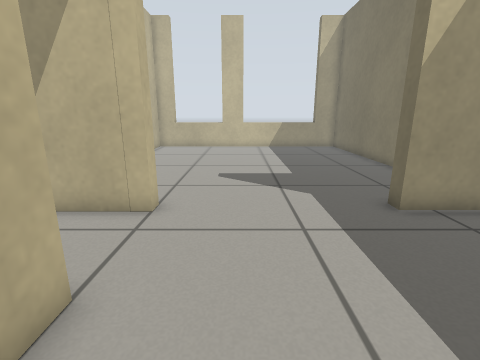
[1] (above)

18 first-person views from a walk through a robot-simulator world made for Gazebo. The camera is 0.66 m above the floor, tilts 14° down and sees 85° across. The floor is counted in squares, 0.25 m on a side. Each view is taken from the middle of a square. On the plan, view 1 faces up. The plan holds only what a view shows up to about 18 squares ahead; the rest is blank.

[2]
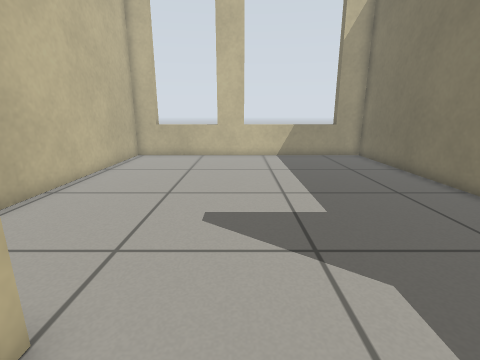

[3]
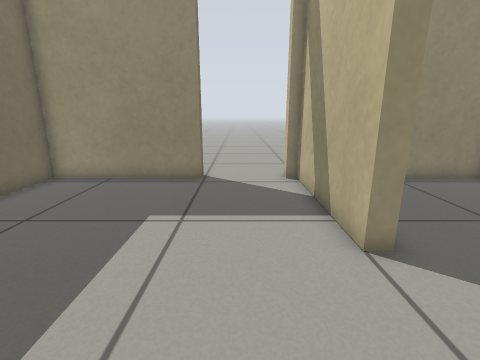

[4]
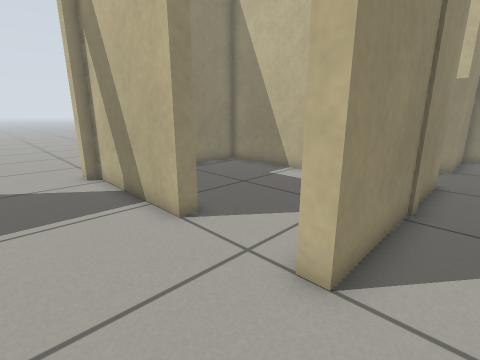

[5]
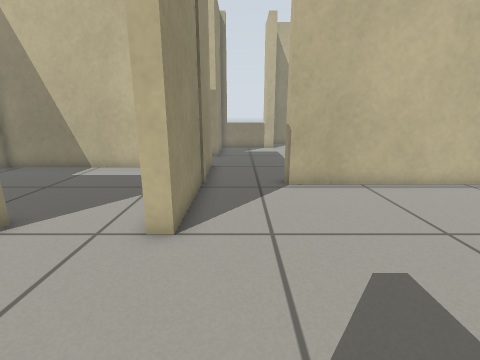

[6]
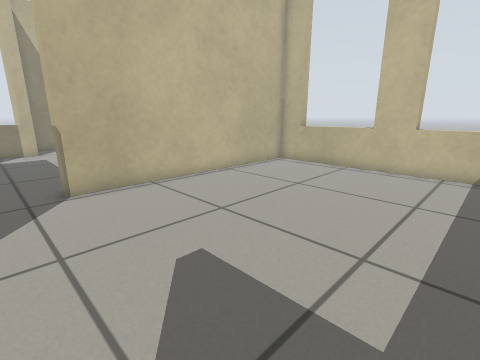

[7]
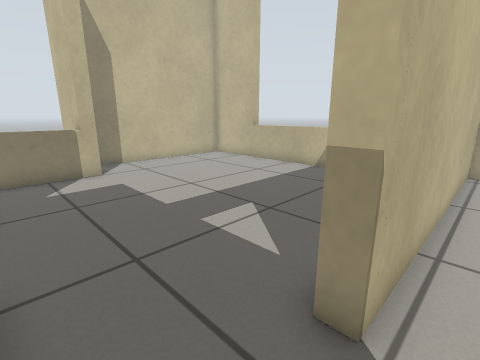

[8]
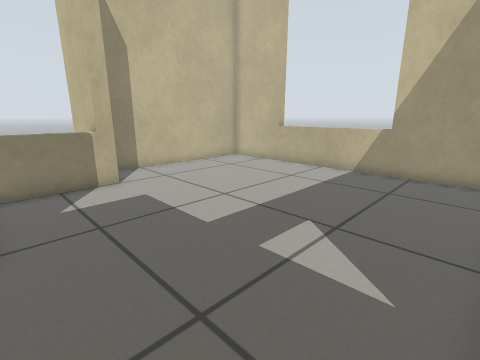

[9]
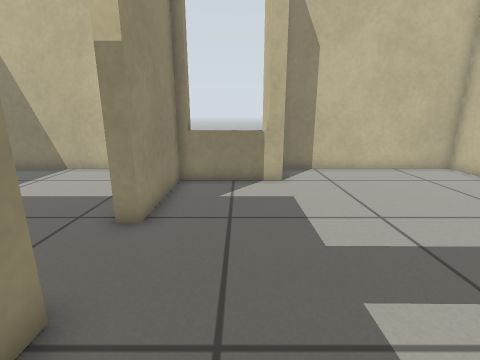

[10]
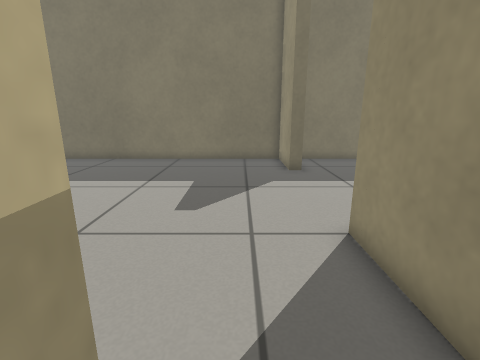

[11]
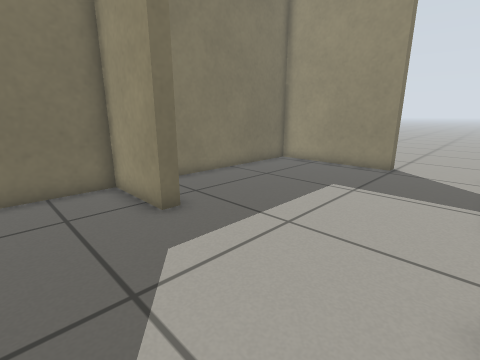

[12]
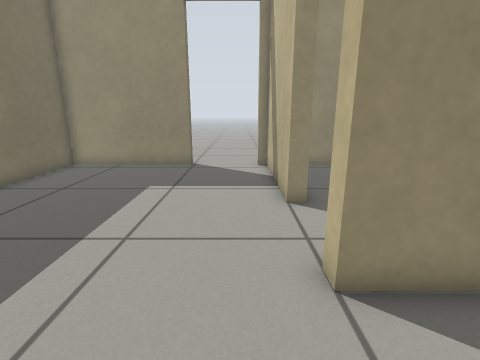

[13]
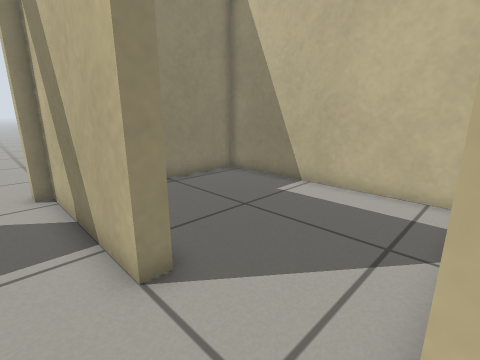

[14]
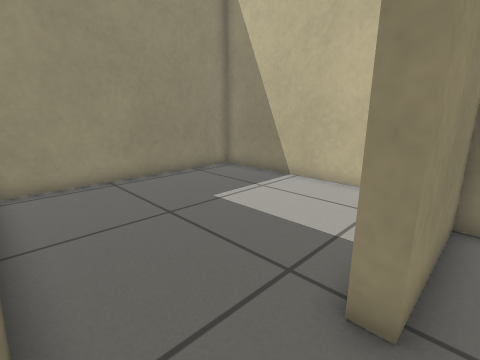

[15]
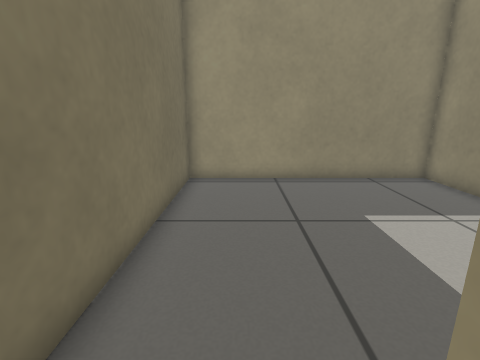

[16]
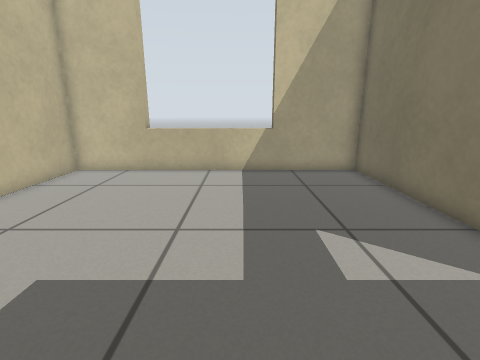

[17]
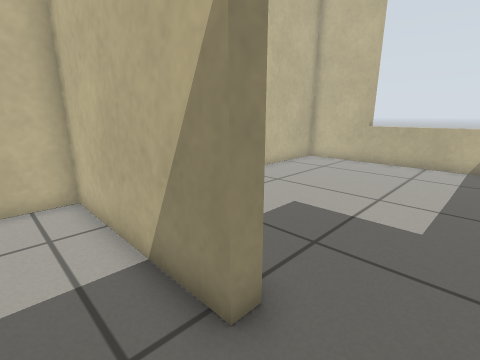

[18]
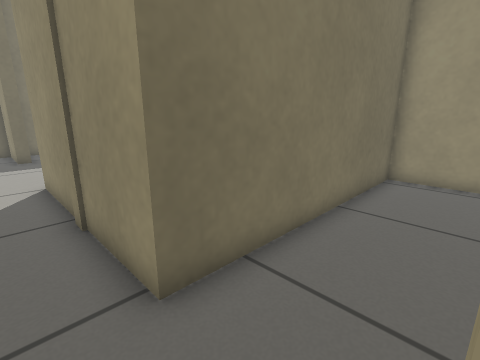

### Floor plan
Ten units are one square. View 1 is at (0, 0); x grows to the right and y downward. Boxes are objects, and circles mark ways between rooms. Rooms are numbered by the first view taken in them; rooms with no view inside come last. Other rooms are left out.
<svg viewBox="-214 -235 298 270">
<path fill="none" stroke="#000" d="M67 -69 45 -69 45 -75 79 -75 79 -224 -68 -224 -68 -108M-25 -33 -25 29 -20 29M-69 -75 -25 -75 -25 -69M3 -230 3 -224M63 -224 63 -230M-54 -230 -54 -224M16 29 79 29 79 -67M-185 -119 -185 -75 -141 -75 -141 -69M-74 -136 -74 -206 -209 -206 -209 -121M-109 -65 -109 -75 -69 -75M-141 -69 -209 -69 -209 29 -109 29 -109 -65M-103 -64 -103 29 -46 29M-25 -69 -53 -69"/>
<circle cx="-70" cy="-95" r="3" fill="#2a7"/>
<circle cx="-30" cy="-55" r="3" fill="#2a7"/>
<circle cx="-130" cy="-70" r="3" fill="#2a7"/>
<text x="10" y="-110">1</text>
<text x="-140" y="-140">2</text>
<text x="-160" y="-20">3</text>
<text x="-70" y="-20">4</text>
</svg>
Room 1 opens to room 2. Room 1 opens to room 4. Room 2 opens to room 3.

Where each view was taken, in squares from view 1:
view 1: 0 up, 0 right, facing up
view 2: 5 up, 0 right, facing up
view 3: 8 up, 0 right, facing down
view 4: 9 up, 1 right, facing down-left
view 5: 9 up, 3 right, facing left
view 6: 9 up, 3 right, facing up-left
view 7: 8 up, 6 left, facing up-left
view 8: 8 up, 8 left, facing up-left
view 9: 10 up, 8 left, facing left
view 10: 10 up, 8 left, facing right
view 11: 11 up, 2 left, facing down-right
view 12: 11 up, 1 left, facing down
view 13: 7 up, 1 left, facing down-left
view 14: 8 up, 11 left, facing down-left
view 15: 8 up, 13 left, facing down
view 16: 8 up, 13 left, facing up
view 17: 5 up, 12 left, facing up-left
view 18: 9 up, 14 left, facing down-right
